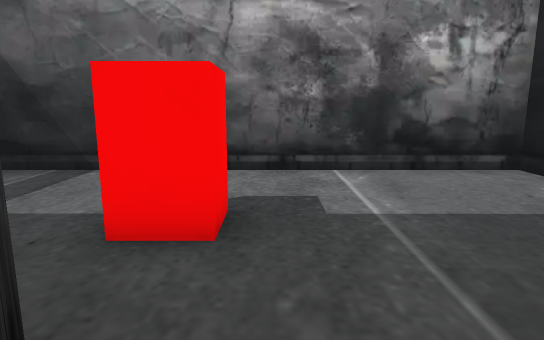
view 1 (above)

16 first-person views from a walk through a 3-D level made in the Unity game engine. The camera is 1.2 m above the floor, tilts 10° down and sees 75° across. The floor is counted in squares, 1 m on a side. Each view is taken from the middle of a square. On the plan, view 1 faces up. The plan holds only what a view shows up to about 14 squares ahead; the rest is blank. The player character is not drawn.

view 2
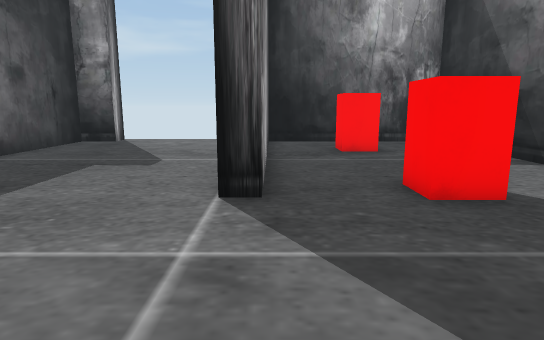

view 3
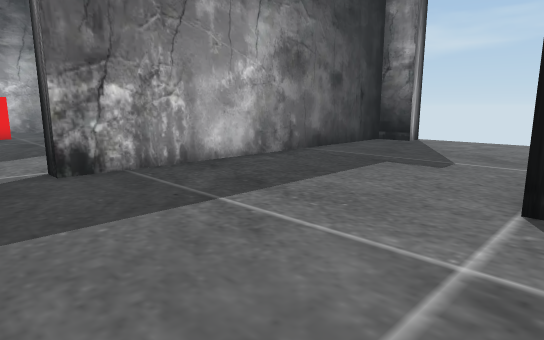

view 4
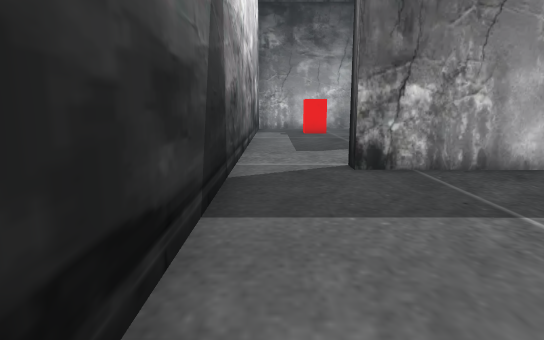

view 5
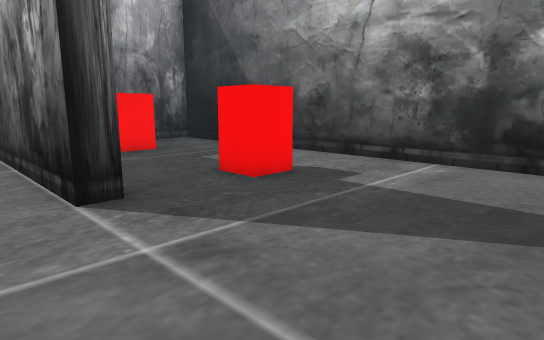

view 6
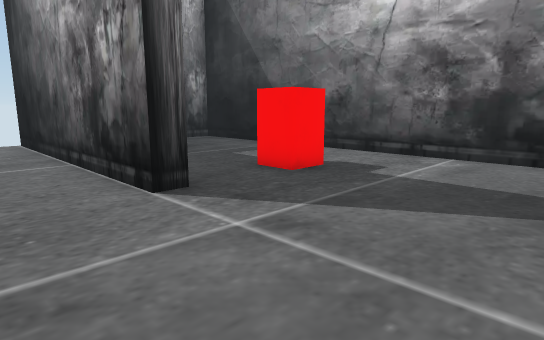

view 7
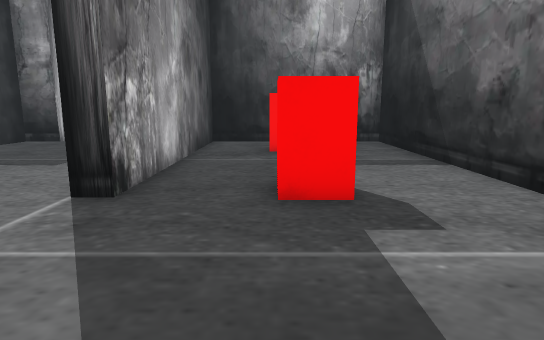

view 8
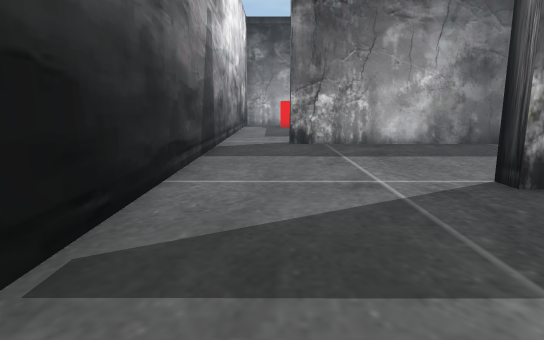

view 9
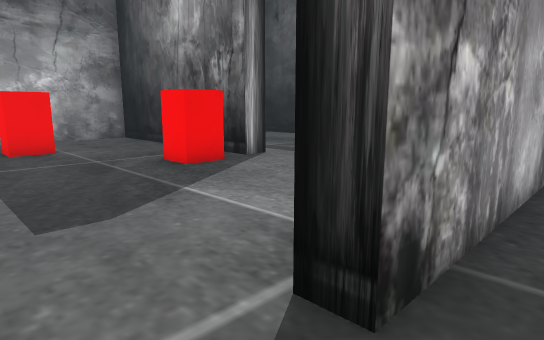

view 10
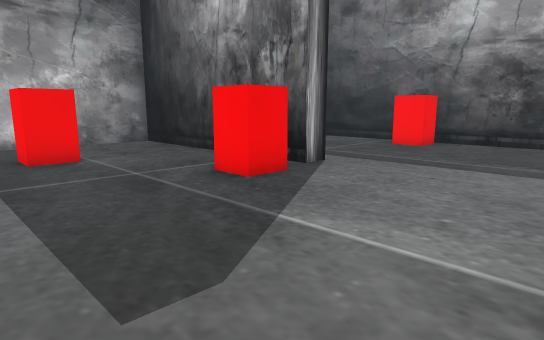

view 11
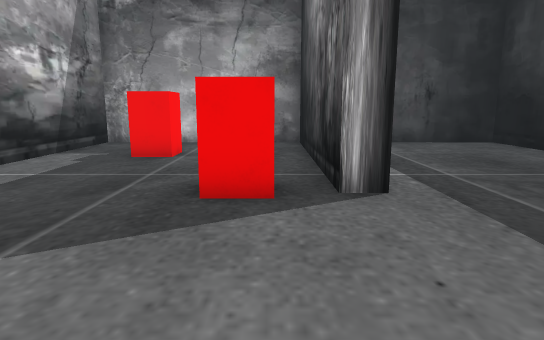

view 12
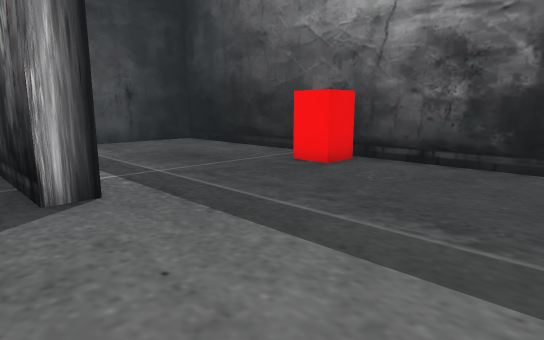

view 13
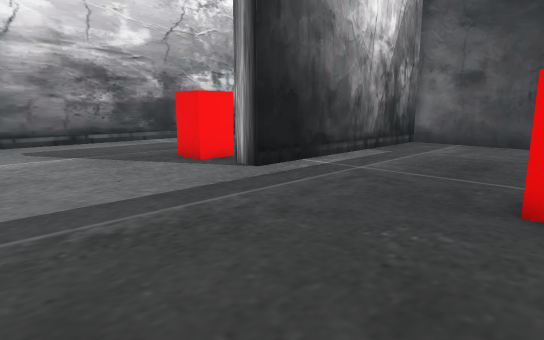

view 14
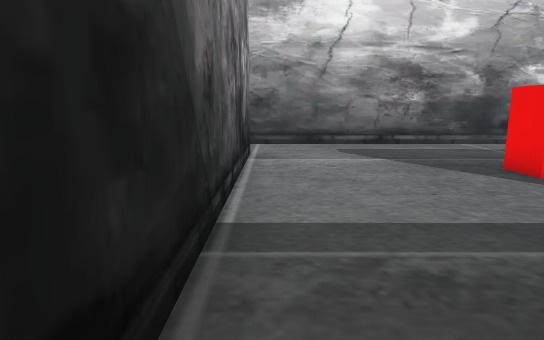

view 15
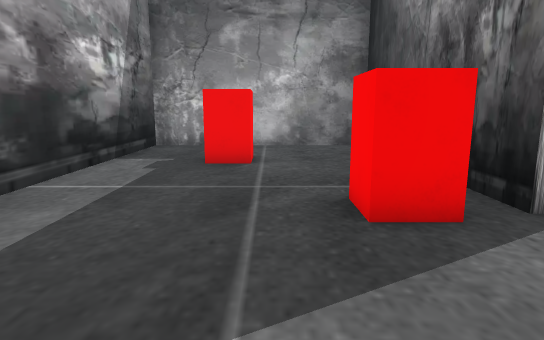

view 16
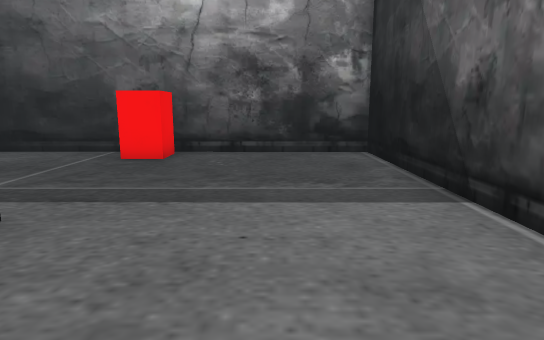

### Floor plan
Points are (right, up) in squares from view 1. A wall is a line through its corners. A room is listed if a view was taken in it or the views show most of it. See-through windows are left out.
Room 1 (views 1, 2, 3, 4, 5, 6, 7, 8, 9)
walls: (-9.5, -4.6) (-8.7, -4.6) (-8.7, -5.8) (2.4, -5.8) (2.4, -6.4); (4.8, -6.5) (4.8, 3.9); (4.8, 6.1) (4.8, 6.8) (-8.6, 6.8) (-8.7, 0.9) (-0.7, 0.9) (-0.7, 0.3) (-9.6, 0.3)
ways out: opening at (3.5, -6) to room 2
objects: other object (-7, 3) to (-6, 4); other object (-1, 3) to (-1, 4)
Room 2 (views 10, 11, 12, 13, 14, 15, 16)
walls: (2.4, -6.4) (-8.7, -6.4) (-8.7, -19.4) (-2.7, -19.4) (-2.7, -11.9) (-2, -11.9) (-2, -19.4) (4.7, -19.4) (4.8, -6.5)
ways out: opening at (3.5, -6) to room 1
objects: other object (-8, -12) to (-7, -12); other object (-1, -12) to (0, -12); other object (2, -17) to (2, -16)

Where each view was taken, in squares from view 1:
view 1: 0 up, 0 right, facing up
view 2: 1 up, 4 right, facing left
view 3: 1 up, 4 right, facing down-left
view 4: 1 up, 4 right, facing down
view 5: 1 down, 4 right, facing up-left
view 6: 2 down, 4 right, facing up-left
view 7: 3 up, 4 right, facing left
view 8: 6 up, 3 right, facing down
view 9: 5 down, 4 right, facing down-left
view 10: 7 down, 4 right, facing down-left
view 11: 7 down, 1 left, facing down
view 12: 7 down, 1 left, facing down-left
view 13: 7 down, 8 left, facing down-right
view 14: 7 down, 7 left, facing right
view 15: 8 down, 1 right, facing down
view 16: 9 down, 1 right, facing left
